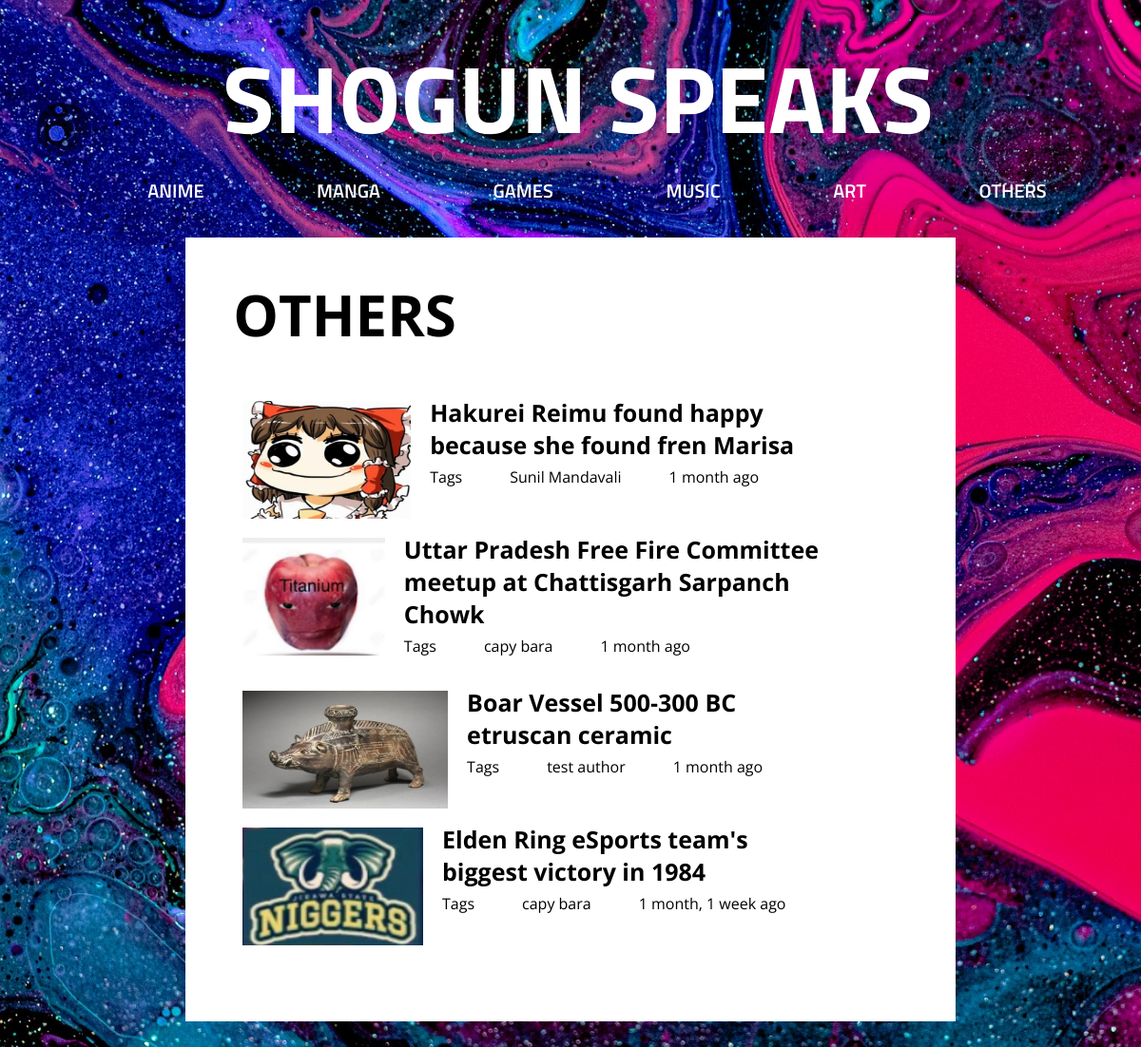
Page /Others on the committed database.
### Shogun_speaks/models.py (models this page shows)
class Post (models.Model):
    title = models.CharField(max_length=150)
    image = models.ImageField(upload_to="posts", null=True)
    date = models.DateField(auto_now=True)
    slug= models.SlugField(unique=True, db_index=True)
    content = tinymce_models.HTMLField(validators=[MinLengthValidator(10)])
    author = models.ForeignKey(Author, null=True, on_delete=models.SET_NULL,related_name="posts")
    tags = models.ManyToManyField(Tag)

class Author (models.Model):
    first_name = models.CharField(max_length=100)
    last_name = models.CharField(max_length=100)
    email_address = models.EmailField()
    def full_name (self):
        return f"{self.first_name} {self.last_name}"
    def __str__(self):
        return self.full_name()

### Shogun_speaks/views.py (the view)
# urls.py: path("Others", views.Others, name="others-posts"),
def Others (request):
    all_others_posts = Post.objects.filter(tags__caption="Others").order_by("-date")
    return render(request, "Shogun_speaks/others.html", {
        "all_others_posts": all_others_posts
    })

### Shogun_speaks/templates/Shogun_speaks/others.html (shortened to what this page needs)
{% extends 'base.html' %}
{% load static %}
{% block css_files %}
<link rel="stylesheet" href="{% static 'Shogun_speaks/all-posts.css' %}">
{% endblock css_files %}
{% block content %}
    <section id="all-posts">
        <h2 class="page-title">OTHERS</h2>
        <ul class="posts-list">
            {% for post in all_others_posts %}
            {% include "Shogun_speaks/includes/others-post.html" %}
          {% endfor %}
        </ul>
    </section>
{% endblock content %}

### Shogun_speaks/templates/Shogun_speaks/includes/others-post.html
<li>
    <article class="others-post">
        <a class="list-item" href="{% url 'others-post-detail' post.slug %}">
            <img src="{{ post.image.url }}" alt="{{ post.title }}" class="list-item-image" />
            <div class="post__content">
                <h3 class="list-item-title">{{ post.title }}</h3>
                <div class="sub-headings">
                    <p class="list-item-tag">
                        Tags
                    </p>
                    <p class="list-item-author">{{ post.author }}</p>
                    <p class="list-item-date">{{ post.date | timesince }} ago<p>
                </div>
            </div>
        </a>
    </article>
</li>

### static/app.css (style rules this page uses)
html { font-family: 'Open Sans', sans-serif; overflow-x: hidden; }
body { background: url("/static/the2.jpg") no-repeat center center fixed; -webkit-background-size: cover; -moz-background-size: cover; -o-background-size: cover; background-size: cover; }
a { text-decoration: none; color: inherit; }
ul { list-style-type: none; }

### Shogun_speaks/static/Shogun_speaks/all-posts.css (style rules this page uses)
.page-title { margin-top: -20px; margin-left: 30px; font-size: 60px; }
.post__content { margin-top: -30px; }
.posts-list { position: relative; list-style: none; }
.list-item { display: flex; margin-bottom: 20px; align-items: flex-start; }
.sub-headings { display: flex; margin-top: -35px; }
.list-item-image { width: 221px; height: 124px; margin-right: 20px; }
.list-item-tag { margin-right: 50px; }
.list-item-title { font-size: 25px; width: 80%; }
.list-item-author { margin-right: 50px; }

### rows in the picture
Post: image (picture), title "Hakurei Reimu found happy because she found fren Marisa", author "Sunil Mandavali", date "1 month"
Post: image (picture), title "Uttar Pradesh Free Fire Committee meetup at Chattisgarh Sarpanch Chowk", author "capy bara", date "1 month"
Post: image (picture), title "Boar Vessel 500-300 BC etruscan ceramic", author "test author", date "1 month"
Post: image (picture), title "Elden Ring eSports team's biggest victory in 1984", author "capy bara", date "1 month, 1 week"
